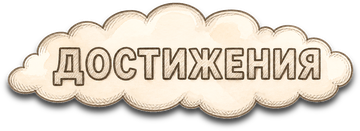
#> input picture src/game/scenes/menu/trophy_room_window/ui/title_cloud.png, 360 x 131 px, found by its file name
$ python generate_achievements_en_titles.py
#> lines starting #> are read from the running program, lines starting #| are printed output that depends on the picture; after the words box and inside, x2 and y2 are one past the last pixel; in counts of white or black regions, pixels touching at a corner belong together
"""Per-language variants of the trophy-room art with baked Russian titles.

Erases the painted text («ДОСТИЖЕНИЯ» cloud, «СТАТИСТИКА» clipboard) by diffusing the surrounding
paper into the text pixels, then draws the translated title (column of `translations.csv`) in a matching font.
Output sits next to the source (`*_<lang>.png`); `LocaleTextureSwap` picks it for that UI language.
New language column in the CSV → re-run, then add the two PNGs to both `LocaleTextureSwap.textures` in
`trophy_room_window.tscn`.

Run from the project root: python tools/generate_achievements_en_titles.py
"""

import csv
from pathlib import Path

import numpy as np
from PIL import Image, ImageDraw, ImageFilter, ImageFont

UI = Path("src/game/scenes/menu/trophy_room_window/ui")
FONTS = Path("assets/fonts")
TRANSLATIONS = Path("src/common/localization/translations.csv")
CLOUD_KEY = "ДОСТИЖЕНИЯ"
CLIPBOARD_KEY = "СТАТИСТИКА"


def erase_text(img: Image.Image, box: tuple[int, int, int, int], dark: int, grow: int) -> Image.Image:
#> called with box = (36, 32, 330, 98), dark = 150, grow = 7
    rgba = np.asarray(img.convert("RGBA")).astype(np.float32)
    x0, y0, x1, y1 = box
#> x0 = 36; y0 = 32; x1 = 330; y1 = 98
    region = rgba[y0:y1, x0:x1]
    lum = region[..., 0] * 0.299 + region[..., 1] * 0.587 + region[..., 2] * 0.114
    mask_img = Image.fromarray(((lum < dark) & (region[..., 3] > 200)).astype(np.uint8) * 255)
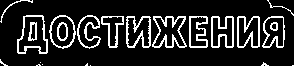
#> mask_img: PIL image 294x66 L; 15.2% white in thin lines or dots
    mask = np.asarray(mask_img.filter(ImageFilter.MaxFilter(grow))) > 0
#> mask: shape (66, 294) bool; 57.8% white; 11 black regions (8 under 20 px), largest, box (x1, y1, x2, y2) and area: (0, 0, 294, 66) 8043, (274, 0, 294, 7) 79, (0, 0, 9, 9) 38
    known = ~mask
    rgb = region[..., :3].copy()
    rgb[mask] = 0.0
    # Diffusion fill: masked pixels take the mean of known neighbours until everything is filled.
    for _ in range(400):
        if known.all():
            break
        acc = np.zeros_like(rgb)
        cnt = np.zeros(known.shape, np.float32)
        for dy, dx in ((-1, 0), (1, 0), (0, -1), (0, 1), (-1, -1), (1, 1), (-1, 1), (1, -1)):
            shifted = np.roll(np.roll(rgb * known[..., None], dy, 0), dx, 1)
            k = np.roll(np.roll(known, dy, 0), dx, 1).astype(np.float32)
            acc += shifted
            cnt += k
        fill = (~known) & (cnt > 0)
        rgb[fill] = acc[fill] / cnt[fill][:, None]
        known = known | fill
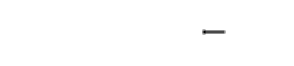
#> cnt: shape (66, 294) float32; min 1, max 8, mean 7.98; drawn with min black and max white
#> known: shape (66, 294) bool; every value is 1
    # Grain so the patch doesn't look airbrushed.
    noise = np.random.default_rng(7).normal(0.0, 3.0, rgb.shape)
    rgb[mask] = np.clip(rgb[mask] + noise[mask], 0, 255)
    region[..., :3] = rgb
    rgba[y0:y1, x0:x1] = region
    return Image.fromarray(rgba.astype(np.uint8), "RGBA")


def fit_font(path: Path, text: str, max_w: int, max_h: int) -> ImageFont.FreeTypeFont:
    size = max_h
    while size > 8:
        font = ImageFont.truetype(str(path), size)
        l, t, r, b = font.getbbox(text)
        if r - l <= max_w and b - t <= max_h:
            return font
        size -= 1
    return ImageFont.truetype(str(path), size)


def draw_centered(img: Image.Image, box: tuple[int, int, int, int], text: str, font: ImageFont.FreeTypeFont,
                  fill: tuple[int, int, int, int]) -> None:
    draw = ImageDraw.Draw(img)
    x0, y0, x1, y1 = box
    l, t, r, b = font.getbbox(text)
    x = x0 + (x1 - x0 - (r - l)) / 2 - l
    y = y0 + (y1 - y0 - (b - t)) / 2 - t
    draw.text((x, y), text, font=font, fill=fill)


def titles() -> dict[str, tuple[str, str]]:
    """Language column → (cloud title, clipboard title)."""
    with TRANSLATIONS.open(encoding="utf-8", newline="") as f:
        rows = {row["keys"]: row for row in csv.DictReader(f)}
    langs = [col for col in rows[CLOUD_KEY] if col != "keys"]
    return {lang: (rows[CLOUD_KEY][lang], rows[CLIPBOARD_KEY][lang]) for lang in langs}


def cloud(blank: Image.Image, lang: str, text: str) -> None:
    img = blank.copy()
    font = fit_font(FONTS / "RubikDoodleShadow-Regular.ttf", text, 262, 46)
    draw_centered(img, (40, 36, 320, 92), text, font, (58, 62, 70, 255))
    img.save(UI / f"title_cloud_{lang}.png")


def clipboard(blank: Image.Image, lang: str, text: str) -> None:
    img = blank.copy()
    font = fit_font(FONTS / "Nunito-Bold.ttf", text, 330, 52)
    draw_centered(img, (318, 306, 656, 366), text, font, (92, 62, 38, 255))
    img.save(UI / f"panel_clipboard_{lang}.png")


if __name__ == "__main__":
    blank_cloud = erase_text(Image.open(UI / "title_cloud.png"), (36, 32, 330, 98), dark=150, grow=7)
    blank_clipboard = erase_text(Image.open(UI / "panel_clipboard.png"), (318, 300, 656, 372), dark=150, grow=9)
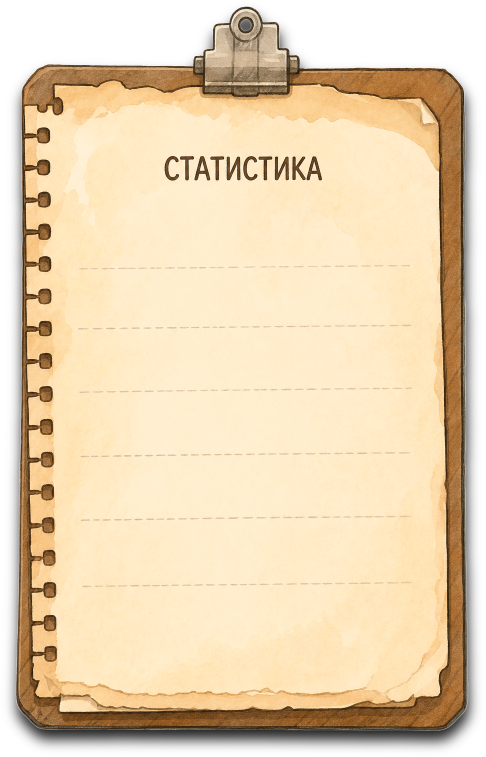
#> input picture src/game/scenes/menu/trophy_room_window/ui/panel_clipboard.png, 972 x 1514 px, found by its file name (shown at 1/2 size)
#> call 2 of erase_text, with box = (318, 300, 656, 372), dark = 150, grow = 9
#> in erase_text (call 2), `x0, y0, x1, y1 = box`: x0 = 318; y0 = 300; x1 = 656; y1 = 372
#> in erase_text (call 2), `mask_img = Image.fromarray(((lum < dark) & (region[..., 3] > 200)).ast..`: mask_img: PIL image 338x72 L; 24.5% white; 10 white regions, largest, box (x1, y1, x2, y2) and area: (135, 13, 163, 61) 798, (232, 13, 260, 60) 770, (71, 12, 103, 61) 674
#> in erase_text (call 2), `mask = np.asarray(mask_img.filter(ImageFilter.MaxFilter(grow))) > 0`: mask: shape (72, 338) bool; 59.6% white; 1 black region, box (x1, y1, x2, y2) and area: (0, 0, 338, 72) 9827
#> after the loop in erase_text (call 2), `for _ in range(400):`:
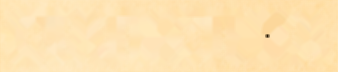
#> acc: shape (72, 338, 3) float32; mean R, G, B 2037.5, 1876, 1587.9; drawn with min black and max white
#> after the loop in erase_text (call 2), `for _ in range(400):`:
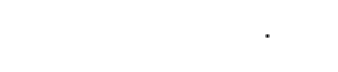
#> cnt: shape (72, 338) float32; min 3, max 8, mean 8; drawn with min black and max white
#> after the loop in erase_text (call 2), `for _ in range(400):`: known: shape (72, 338) bool; every value is 1
#> after the loop in erase_text (call 2), `for _ in range(400):`:
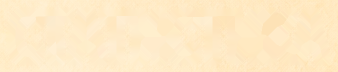
#> rgb: shape (72, 338, 3) float32; mean R, G, B 254.7, 234.6, 198.5
#> in erase_text (call 2), `noise = np.random.default_rng(7).normal(0.0, 3.0, rgb.shape)`:
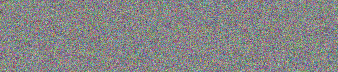
#> noise: shape (72, 338, 3) float64; mean R, G, B -0.0115, -0.0162, 0.0194; drawn with min black and max white
#> (the run stopped early here; a loop or call above may not have finished)
